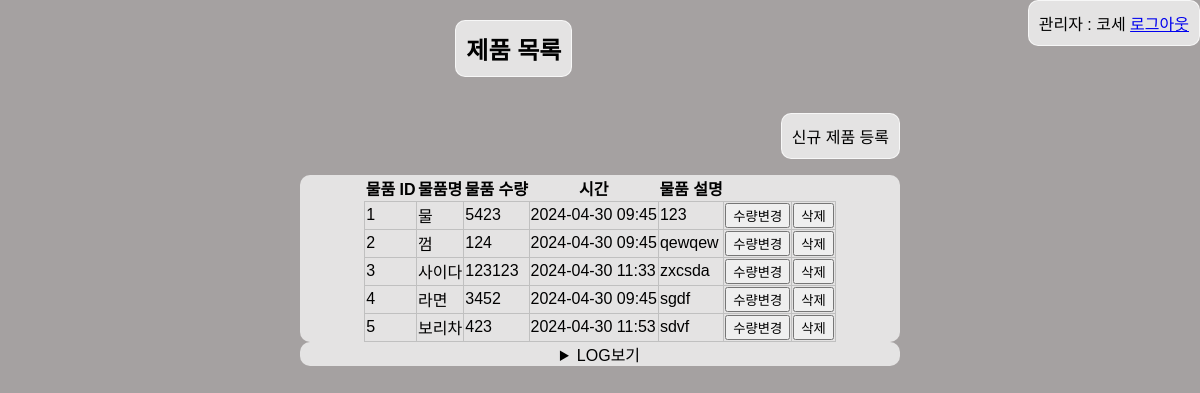
The page /crud/goods (signed in) on the database as committed earlier.
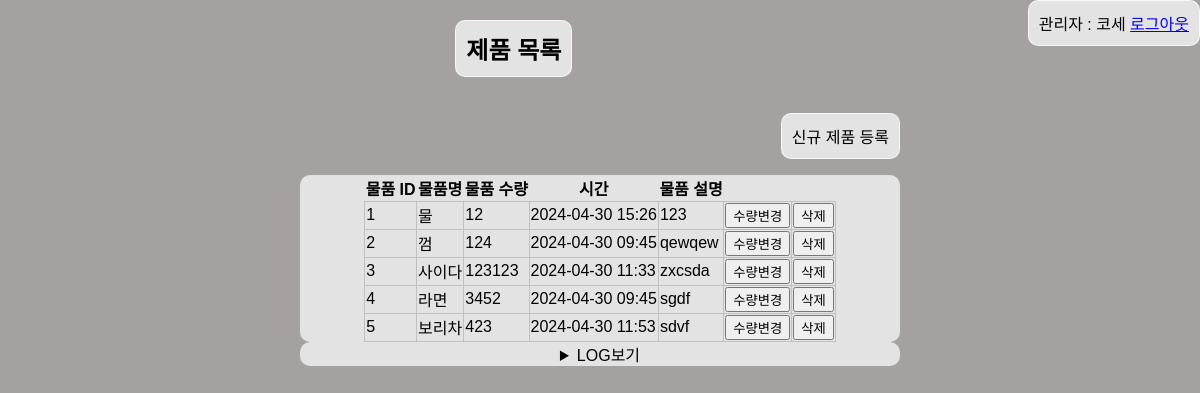
The same page on the database as committed later.
### apps/crud/models.py (models this page shows, shortened)
class Representative(db.Model,UserMixin):
    __tablename__ = "Representative"
    id=db.Column(db.Integer, primary_key=True)
    username = db.Column(db.String, index=True)
    useremail = db.Column(db.String, unique=True, index=True)
    password_hash = db.Column(db.String)
    @property
    def password(self):
        raise AttributeError("읽어 드릴 수 없음")

class Item(db.Model):
    __tablename__ = "Items"
    id=db.Column(db.Integer, primary_key=True) #물품 고유 번호
    itemname=db.Column(db.String, unique=True, index=True)#물품 이름
    item_quantity=db.Column(db.Integer)#물품 수량
    time=db.Column(db.DateTime, default=datetime.now, onupdate=datetime.now)#입고 날짜
    item_description = db.Column(db.String)#물품 설명

### apps/crud/views.py (the view)
@crud.route("/goods")
@login_required
def goods():
    form = ItemForm()
    goods=Item.query.all()
    logs=Log.query.all()
    return render_template("crud/goods.html", goods = goods, logs=logs, form=form)

### apps/crud/forms.py
class ItemForm(FlaskForm):
    itemname = StringField(
        "물품명",
        validators=[
            DataRequired(message="물품명은 필수입니다."),
        ]
    )
    item_quantity=IntegerField(
        "수량",
        validators=[
            DataRequired(message="수량은 필수입니다."),
        ]
    )
    time=DateTimeField(
        "날짜 시간",
        format="%Y-%m-%d %H:%M",
        validators=[
            DataRequired(message="날짜,시간을 정확히 입력해주세요. 예시)2020-04-07 17:26")
        ]
    )
    item_description=TextAreaField(
        "물품 설명",
        validators=[
            DataRequired(message="설명을 제대로 작성해주세요.")
        ]
    )
    submit = SubmitField("신규 물품 등록")

### apps/crud/models.py (called while the page is built)
@login_master.user_loader
def load_user(user_id):
    return Representative.query.get(user_id)

### apps/crud/templates/crud/goods.html (shortened to what this page needs)
{% extends "crud/base.html" %}
{% block content %}
    <div class="title">
    <h2 class="h2">제품 목록</h2>
    </div>
    <div class="container">
    <p class="link"><a class="a" href="{{url_for('crud.create_goods',filename='style.css')}}">신규 제품 등록</a></p>
    <table class="table_goods">
        <tr>
            <th>물품 ID</th>
            <th>물품명</th>
            <th>물품 수량</th>
            <th>시간</th>
            <th>물품 설명</th>
        </tr>
        {% for item in goods%}
        <tr>
            <td>
                {{ item.id }}
            </td>
            <td>{{ item.itemname}}</td>
            <td>{{ item.item_quantity}}</td>
            <td>{{ item.time.strftime('%Y-%m-%d %H:%M')}}</td>
            <td>{{ item.item_description}}</td>
            <td>
                <a href="{{ url_for('crud.change_quantity',goods_id=item.id)}}"><button>수량변경</button></a>
            </td>
            <td>
                <form
                    action="{{url_for('crud.delete_goods', goods_itemname = item.itemname)}}"
                    method="POST"
                >
                    <input type="submit" value="삭제">
                </form>
            </td>
        </tr>
        {% endfor %}
    </table>
    <details class="details">
        <summary>LOG보기</summary>
    </details>
    </div>
{% endblock %}

### apps/crud/templates/crud/base.html (shortened to what this page needs)
<!DOCTYPE html>
<html lang="ko">
<head>
    <link rel="stylesheet" href="{{url_for('crud.static',filename='style.css')}}"/>
</head>
<body>
    <div>
        {% if current_user.is_authenticated %}
        <span class="login">
            <span>관리자 : </span>
            <span>{{ current_user.username }}</span>
            <span><a href="{{url_for('auth.logout')}}">로그아웃</a></span>
        </span>
        {% endif %}
    </div>
    {% block content %}{% endblock %}
</body>
</html>

### apps/crud/static/style.css (style rules this page uses)
table { border-collapse: collapse; }
.login { float: inline-end; padding: 10px; border: 1px solid hsl(0, 0%, 100%, 0.7); border-radius: 10px; background-color: hsl(0, 0%, 100%, 0.7); }
.title { display:flex; justify-content: center; align-items: center; }
.h2 { padding: 10px; border: 1px solid hsl(0, 0%, 100%, 0.7); border-radius: 10px; background-color: hsl(0, 0%, 100%, 0.7); }
.link { display:flex; align-items: center; flex-direction: row-reverse }
.a { color: inherit; text-decoration: none; padding: 10px; border: 1px solid hsl(0, 0%, 100%, 0.7); border-radius: 10px; background-color: hsl(0, 0%, 100%, 0.7); }
td { border: 1px solid #c0c0c0; }
html { background-color: rgb(165, 161, 161); }
body { font-family: Arial, sans-serif; margin: 0; padding: 0; }
.container { background-size: cover; background-repeat: no-repeat; padding: 0 300px 0 300px; }
.table_goods { border-radius: 10px; background-color: hsl(0, 0%, 100%, 0.7); display: flex; justify-content: center; align-items: center; }
.details { background-color: hsla(0, 0%, 100%, 0.7); border-radius: 10px; display: flex; justify-content: center; align-items: center; }

Rows that differ between the two databases and show on the page:
changed Item id 1: item_quantity "5423" → "12"; time "2024-04-30 09:45" → "2024-04-30 15:26"
